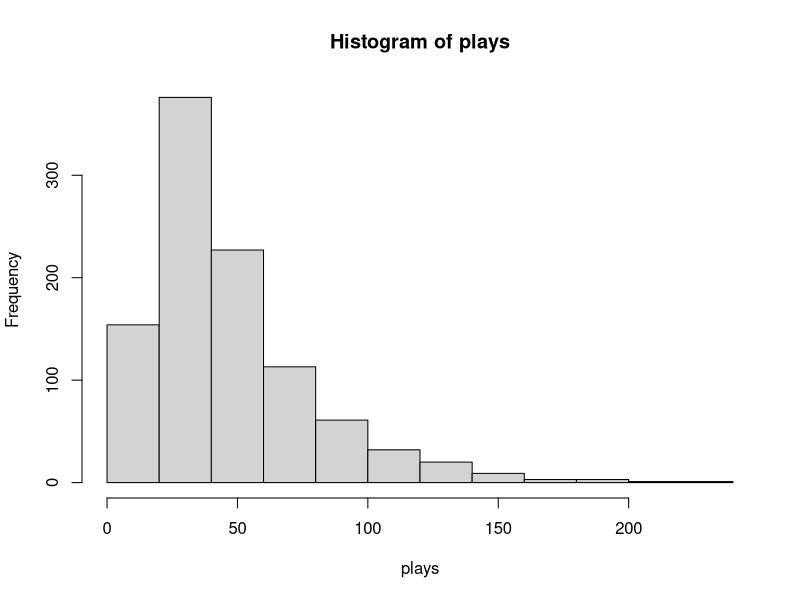
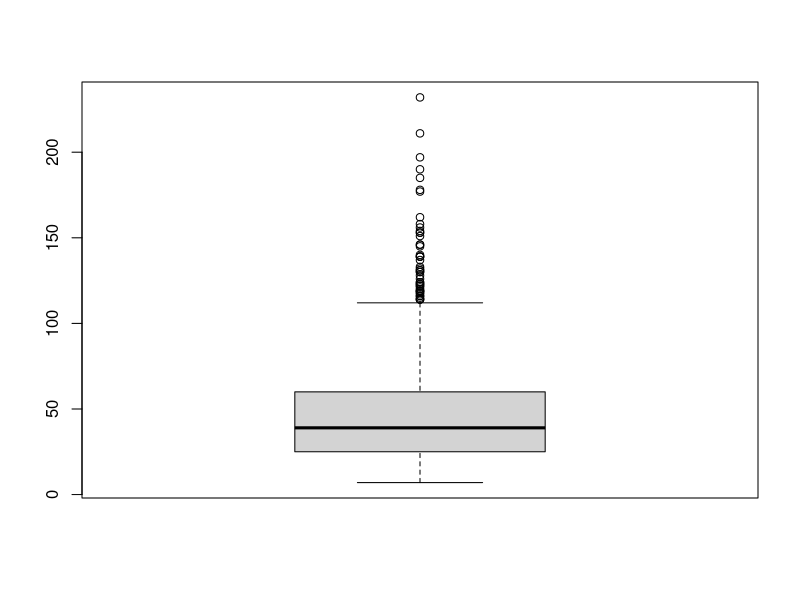

Generate these figures, in order, with R:
## ---- chunk 1
knitr::opts_chunk$set(echo = TRUE)
## ---- chunk 2
roll.die <- function(){
  return(sample(size=1,1:6))
}
## ---- chunk 3
initialize.board <- function(dim, n.ladders, n.snakes){
  set.seed(47)
  
  spaces <- dim^2
  
  occupied <- c()
  
  ladder.starts <- sample(size=10,1:(spaces-dim),replace=FALSE)
  occupied <- c(occupied,ladder.starts)
  
  ladder.ends <- c()
  for(i in 1:n.ladders){
    le <- ceiling(ladder.starts[i]/dim)*dim # ensures ladder ends at least one row above
    m <- min(40,spaces-1-le)
    end <- le+sample(size=1,1:m)
    while(end %in% occupied){
      end <- le+sample(size=1,1:m)
    } 
    occupied <- c(occupied, end)
    ladder.ends <- c(ladder.ends,end)
  }
  
  snakes.starts <- c()
  for(i in 1:n.snakes){
    ss <- sample(size=1,(dim+1):(spaces-1),replace=FALSE)
    while(ss %in% occupied){
      ss <- sample(size=1,11:99,replace=FALSE)
    }
    occupied <- c(occupied, ss)
    snakes.starts <- c(snakes.starts,ss)
  }
  
  snakes.ends <- c()
  for(i in 1:n.snakes){
    se <- floor(snakes.starts[i]/dim)*dim # ensures snake ends at least one row below
    m <- min(40,se)
    end <- se-sample(size=1,0:m)
    while(end %in% occupied){
      end <- se-sample(size=1,0:m)
    }
    occupied <- c(occupied, end)
    snakes.ends <- c(snakes.ends,end)
  }
  
  ladders <- data.frame(ladder.starts,ladder.ends)
  snakes <- data.frame(snakes.starts,snakes.ends)
  
  return(list(dim=dim,ladders=ladders,snakes=snakes))
  
}
## ---- chunk 4
play.turn <- function(state,board){
  
  ladders <- board$ladders
  snakes <- board$snakes
  
  state <- state + roll.die()
    
  if(state %in% ladders[,1]){
    state <- ladders[which(ladders[,1] == state),2]
  }
  else if(state %in% snakes[,1]){
    state <- snakes[which(snakes[,1] == state),2]
  }
  
  return(state)
  
}
## ---- chunk 5
# default to play from beginning
play <- function(board,state=0){
  turns <- 0
  
  while(state < (board$dim)^2){
    
    state <- play.turn(state,board)
    turns <- turns+1
  }
  
  return(turns)
}
## ---- chunk 6
board <- initialize.board(10,10,10)

plays <- c()
for(i in 1:1000){
  plays <- c(plays,play(board))
}
mean(plays)
## ---- chunk 7
hist(plays)
boxplot(plays)
